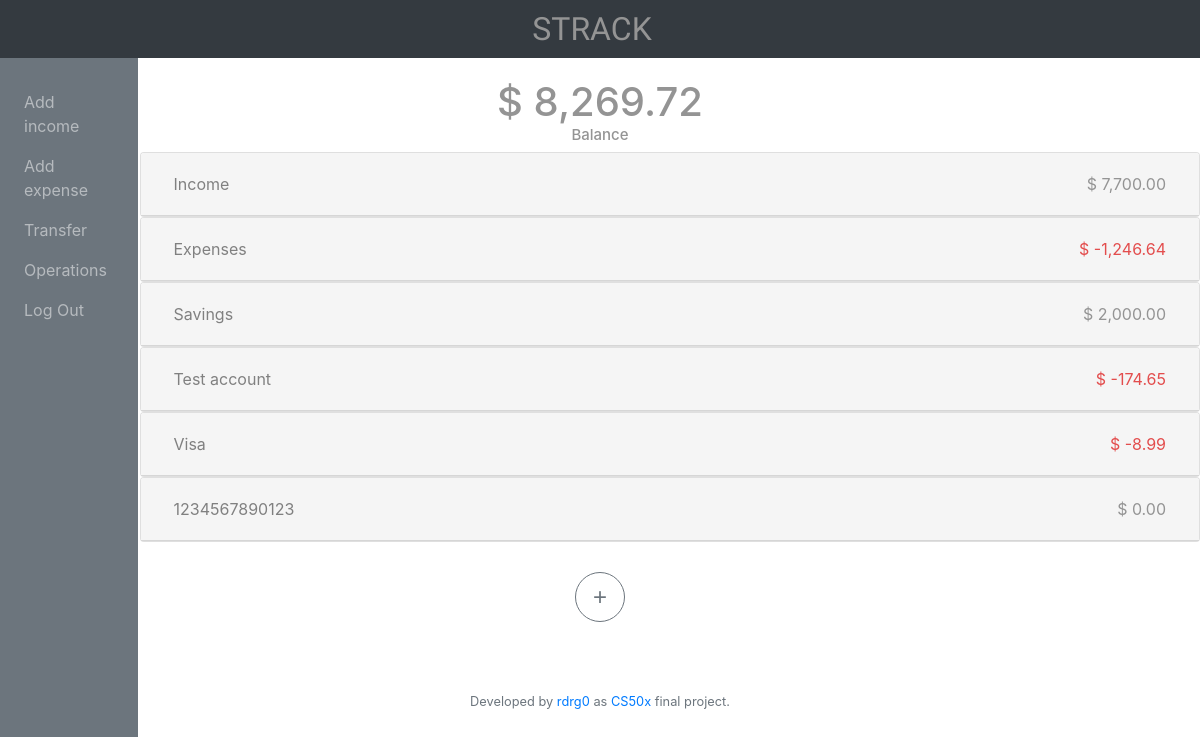
The page / (signed in) on the database its author committed.
### tables this page shows
CREATE TABLE accounts (
	'user_id' INTEGER NOT NULL,
	'account_name' TEXT NOT NULL
);

### application.py (the view)
@app.route("/", methods=["GET", "POST"])
@login_required
def accounts():
    if request.method == "POST":
        newAccount = request.form.get('accountName')
        db.execute("INSERT INTO accounts (user_id, account_name) VALUES (:user_id, :account)", user_id=session["user_id"], account=newAccount)
        return redirect("/")
    else:
        operations = db.execute("SELECT date, description, account, amount FROM operations WHERE user_id = :user_id", user_id=session["user_id"])
        accounts = db.execute("SELECT account_name FROM accounts WHERE user_id = :user_id", user_id=session["user_id"])
        total = 0.00
        for i in range(len(accounts)):
            subtotal = 0.00
            for j in range(len(operations)):
                if operations[j]['account'] == accounts[i]['account_name']:
                    subtotal = subtotal + operations[j]['amount']
            accounts[i]['sub_total'] = subtotal
            total = total + subtotal
        return render_template("accounts.html", operations=operations, accounts=accounts, total=total)

### application.py (called while the page is built)
@app.after_request
def after_request(response):
    response.headers["Cache-Control"] = "no-cache, no-store, must-revalidate"
    response.headers["Expires"] = 0
    response.headers["Pragma"] = "no-cache"
    return response

### helpers.py (called while the page is built)
def login_required(f):
    @wraps(f)
    def decorated_function(*args, **kwargs):
        if session.get("user_id") is None:
            return redirect("/login")
        return f(*args, **kwargs)
    return decorated_function

def usd(value):
    return f"$ {value:,.2f}"

### templates/accounts.html (shortened to what this page needs)
{% extends "layout.html" %}
{% block main %}
<div>
  <h1 id="total">{{total|usd}}</h1>
  <h2 id="balance">Balance</h2>
</div>
  {%- for i in range(accounts|length): -%}
    <div class="card">
      <div class="card-header" id="headingOne">
        <h2 class="mb-0">
          <button class="btn btn-link btn-block text-left" type="button" data-toggle="collapse" data-target="#account{{i}}" aria-expanded="true" aria-controls="collapseOne">
            <span style="float:left">{{accounts[i]['account_name']}}</span>
            {%- if accounts[i]['sub_total'] >= 0 -%}
            <span class="positiveAmount" style="float:right">{{accounts[i]['sub_total']|usd}}</span>
            {%- else -%}
            <span class="negativeAmount" style="float:right">{{accounts[i]['sub_total']|usd}}</span>
            {%- endif -%}
          </button>
        </h2>
      </div>
  </div>
  {%- endfor -%}
<button type="button" class="btn btn-outline-secondary addBtn">
  +
</button>
{% endblock %}

### static/styles.css (style rules this page uses)
.positiveAmount { color: rgb(148 , 148, 148); }
.negativeAmount { color: rgba(226, 70, 70, 0.966); }
.btn-link, .btn-link:hover, .btn-link:visited, .btn-link:visited, .btn-link:link { text-decoration: none; color:gray }
.addBtn { border-radius: 50%; text-align: center; margin-top: 30px; margin-bottom: 30px; display: inline-block; font-size: x-large; height: 50px; width: 50px; justify-content: center; font-family: arial; line-height: 0px; transition: 0.5s; }
#headingOne { background: rgb(245, 245, 245); }
#balance { font-size: 15px; margin-top: 0px; color: rgb(148, 148, 148); }
#total { margin: 0px; padding: 0px; color:rgb(148, 148, 148) }
@media screen and (min-width:768px) { .centerForm, #total, #balance, .addBtn, .justify-content-center { margin-right: 139.5px; } }

### rows shown on the page
accounts: account_name "Income"
accounts: account_name "Expenses"
accounts: account_name "Savings"
accounts: account_name "Test account"
accounts: account_name "Visa"
accounts: account_name "1234567890123"

### other values the page prints
{{ total|usd }} "$ 8,269.72"
{{ accounts[i]['sub_total']|usd }} "$ 7,700.00" "$ 2,000.00" "$ 0.00"
{{ accounts[i]['sub_total']|usd }} "$ -1,246.64" "$ -174.65" "$ -8.99"
